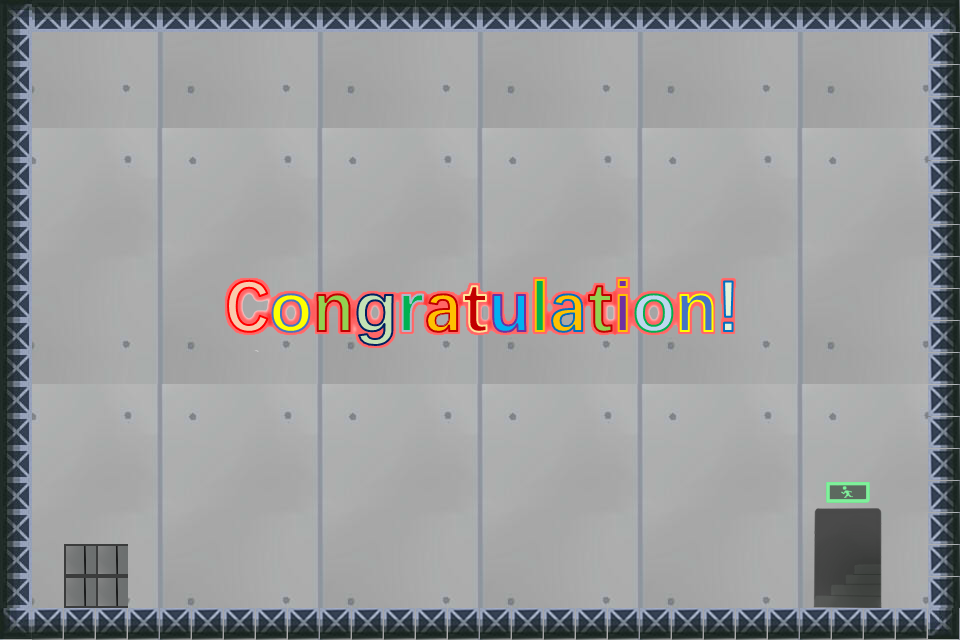

Tiled map render using the project's own tile images. Description and the whole map definition, tile-layer contents included, below:
An orthogonal 30x20 tile map with 32x32 px tiles, 5 tile layers (Background, Congratulation, Platform, Snare, ...), 2 tilesets.

<map version="1.0" tiledversion="1.1.4" orientation="orthogonal" renderorder="right-down" width="30" height="20" tilewidth="32" tileheight="32" infinite="0" nextobjectid="1">
 <tileset firstgid="1" source="地图素材.tsx" />
 <tileset firstgid="226" source="Congratulation.tsx" />
 <layer name="Background" width="30" height="20">
  <data encoding="csv">
65,66,67,68,69,65,66,67,68,69,65,66,67,68,69,65,66,67,68,69,65,66,67,68,69,65,66,67,68,69,
80,81,82,83,84,80,81,82,83,84,80,81,82,83,84,80,81,82,83,84,80,81,82,83,84,80,81,82,83,84,
95,96,97,98,99,95,96,97,98,99,95,96,97,98,99,95,96,97,98,99,95,96,97,98,99,95,96,97,98,99,
110,111,112,113,114,110,111,112,113,114,110,111,112,113,114,110,111,112,113,114,110,111,112,113,114,110,111,112,113,114,
5,6,7,8,9,5,6,7,8,9,5,6,7,8,9,5,6,7,8,9,5,6,7,8,9,5,6,7,8,9,
20,21,22,23,24,20,21,22,23,24,20,21,22,23,24,20,21,22,23,24,20,21,22,23,24,20,21,22,23,24,
35,36,37,38,39,35,36,37,38,39,35,36,37,38,39,35,36,37,38,39,35,36,37,38,39,35,36,37,38,39,
50,51,52,53,54,50,51,52,53,54,50,51,52,53,54,50,51,52,53,54,50,51,52,53,54,50,51,52,53,54,
65,66,67,68,69,65,66,67,68,69,65,66,67,68,69,65,66,67,68,69,65,66,67,68,69,65,66,67,68,69,
80,81,82,83,84,80,81,82,83,84,80,81,82,83,84,80,81,82,83,84,80,81,82,83,84,80,81,82,83,84,
95,96,97,98,99,95,96,97,98,99,95,96,97,98,99,95,96,97,98,99,95,96,97,98,99,95,96,97,98,99,
110,111,112,113,114,110,111,112,113,114,110,111,112,113,114,110,111,112,113,114,110,111,112,113,114,110,111,112,113,114,
5,6,7,8,9,5,6,7,8,9,5,6,7,8,9,5,6,7,8,9,5,6,7,8,9,5,6,7,8,9,
20,21,22,23,24,20,21,22,23,24,20,21,22,23,24,20,21,22,23,24,20,21,22,23,24,20,21,22,23,24,
35,36,37,38,39,35,36,37,38,39,35,36,37,38,39,35,36,37,38,39,35,36,37,38,39,35,36,37,38,39,
50,51,52,53,54,50,51,52,53,54,50,51,52,53,54,50,51,52,53,54,50,51,52,53,54,50,51,52,53,54,
65,66,67,68,69,65,66,67,68,69,65,66,67,68,69,65,66,67,68,69,65,66,67,68,69,65,66,67,68,69,
80,81,82,83,84,80,81,82,83,84,80,81,82,83,84,80,81,82,83,84,80,81,82,83,84,80,81,82,83,84,
95,96,97,98,99,95,96,97,98,99,95,96,97,98,99,95,96,97,98,99,95,96,97,98,99,95,96,97,98,99,
110,111,112,113,114,110,111,112,113,114,110,111,112,113,114,110,111,112,113,114,110,111,112,113,114,110,111,112,113,114
</data>
 </layer>
 <layer name="Congratulation" width="30" height="20">
  <data encoding="csv">
0,0,0,0,0,0,0,0,0,0,0,0,0,0,0,0,0,0,0,0,0,0,0,0,0,0,0,0,0,0,
0,0,0,0,0,0,0,0,0,0,0,0,0,0,0,0,0,0,0,0,0,0,0,0,0,0,0,0,0,0,
0,0,0,0,0,0,0,0,0,0,0,0,0,0,0,0,0,0,0,0,0,0,0,0,0,0,0,0,0,0,
0,0,0,0,0,0,0,0,0,0,0,0,0,0,0,0,0,0,0,0,0,0,0,0,0,0,0,0,0,0,
0,0,0,0,0,0,0,0,0,0,0,0,0,0,0,0,0,0,0,0,0,0,0,0,0,0,0,0,0,0,
0,0,0,0,0,0,0,0,0,0,0,0,0,0,0,0,0,0,0,0,0,0,0,0,0,0,0,0,0,0,
0,0,0,0,0,0,0,0,0,0,0,0,0,0,0,0,0,0,0,0,0,0,0,0,0,0,0,0,0,0,
0,0,0,0,0,0,0,0,0,0,0,0,0,0,0,0,0,0,0,0,0,0,0,0,0,0,0,0,0,0,
0,0,0,0,0,0,0,227,228,229,230,231,232,233,234,235,236,237,238,239,240,241,242,0,0,0,0,0,0,0,
0,0,0,0,0,0,0,245,246,247,248,249,250,251,252,253,254,255,256,257,258,259,260,0,0,0,0,0,0,0,
0,0,0,0,0,0,0,263,264,265,266,267,268,269,270,271,272,273,274,275,276,277,278,0,0,0,0,0,0,0,
0,0,0,0,0,0,0,0,0,0,0,0,0,0,0,0,0,0,0,0,0,0,0,0,0,0,0,0,0,0,
0,0,0,0,0,0,0,0,0,0,0,0,0,0,0,0,0,0,0,0,0,0,0,0,0,0,0,0,0,0,
0,0,0,0,0,0,0,0,0,0,0,0,0,0,0,0,0,0,0,0,0,0,0,0,0,0,0,0,0,0,
0,0,0,0,0,0,0,0,0,0,0,0,0,0,0,0,0,0,0,0,0,0,0,0,0,0,0,0,0,0,
0,0,0,0,0,0,0,0,0,0,0,0,0,0,0,0,0,0,0,0,0,0,0,0,0,0,0,0,0,0,
0,0,0,0,0,0,0,0,0,0,0,0,0,0,0,0,0,0,0,0,0,0,0,0,0,0,0,0,0,0,
0,0,0,0,0,0,0,0,0,0,0,0,0,0,0,0,0,0,0,0,0,0,0,0,0,0,0,0,0,0,
0,0,0,0,0,0,0,0,0,0,0,0,0,0,0,0,0,0,0,0,0,0,0,0,0,0,0,0,0,0,
0,0,0,0,0,0,0,0,0,0,0,0,0,0,0,0,0,0,0,0,0,0,0,0,0,0,0,0,0,0
</data>
 </layer>
 <layer name="Platform" width="30" height="20">
  <data encoding="csv">
201,168,168,168,168,168,168,168,168,168,168,168,168,168,168,168,168,168,168,168,168,168,168,168,168,168,168,168,168,203,
166,0,0,0,0,0,0,0,0,0,0,0,0,0,0,0,0,0,0,0,0,0,0,0,0,0,0,0,0,170,
166,0,0,0,0,0,0,0,0,0,0,0,0,0,0,0,0,0,0,0,0,0,0,0,0,0,0,0,0,170,
166,0,0,0,0,0,0,0,0,0,0,0,0,0,0,0,0,0,0,0,0,0,0,0,0,0,0,0,0,170,
166,0,0,0,0,0,0,0,0,0,0,0,0,0,0,0,0,0,0,0,0,0,0,0,0,0,0,0,0,170,
166,0,0,0,0,0,0,0,0,0,0,0,0,0,0,0,0,0,0,0,0,0,0,0,0,0,0,0,0,170,
166,0,0,0,0,0,0,0,0,0,0,0,0,0,0,0,0,0,0,0,0,0,0,0,0,0,0,0,0,170,
166,0,0,0,0,0,0,0,0,0,0,0,0,0,0,0,0,0,0,0,0,0,0,0,0,0,0,0,0,170,
166,0,0,0,0,0,0,0,0,0,0,0,0,0,0,0,0,0,0,0,0,0,0,0,0,0,0,0,0,170,
166,0,0,0,0,0,0,0,0,0,0,0,0,0,0,0,0,0,0,0,0,0,0,0,0,0,0,0,0,170,
166,0,0,0,0,0,0,0,0,0,0,0,0,0,0,0,0,0,0,0,0,0,0,0,0,0,0,0,0,170,
166,0,0,0,0,0,0,0,0,0,0,0,0,0,0,0,0,0,0,0,0,0,0,0,0,0,0,0,0,170,
166,0,0,0,0,0,0,0,0,0,0,0,0,0,0,0,0,0,0,0,0,0,0,0,0,0,0,0,0,170,
166,0,0,0,0,0,0,0,0,0,0,0,0,0,0,0,0,0,0,0,0,0,0,0,0,0,0,0,0,170,
166,0,0,0,0,0,0,0,0,0,0,0,0,0,0,0,0,0,0,0,0,0,0,0,0,0,0,0,0,170,
166,0,0,0,0,0,0,0,0,0,0,0,0,0,0,0,0,0,0,0,0,0,0,0,0,0,0,0,0,170,
166,0,0,0,0,0,0,0,0,0,0,0,0,0,0,0,0,0,0,0,0,0,0,0,0,0,0,0,0,170,
166,0,0,0,0,0,0,0,0,0,0,0,0,0,0,0,0,0,0,0,0,0,0,0,0,0,0,0,0,170,
166,0,0,0,0,0,0,0,0,0,0,0,0,0,0,0,0,0,0,0,0,0,0,0,0,0,0,0,0,170,
207,172,172,172,172,172,172,172,172,172,172,172,172,172,172,172,172,172,172,172,172,172,172,172,172,172,172,172,172,205
</data>
 </layer>
 <layer name="Snare" width="30" height="20">
  <data encoding="csv">
0,0,0,0,0,0,0,0,0,0,0,0,0,0,0,0,0,0,0,0,0,0,0,0,0,0,0,0,0,0,
0,0,0,0,0,0,0,0,0,0,0,0,0,0,0,0,0,0,0,0,0,0,0,0,0,0,0,0,0,0,
0,0,0,0,0,0,0,0,0,0,0,0,0,0,0,0,0,0,0,0,0,0,0,0,0,0,0,0,0,0,
0,0,0,0,0,0,0,0,0,0,0,0,0,0,0,0,0,0,0,0,0,0,0,0,0,0,0,0,0,0,
0,0,0,0,0,0,0,0,0,0,0,0,0,0,0,0,0,0,0,0,0,0,0,0,0,0,0,0,0,0,
0,0,0,0,0,0,0,0,0,0,0,0,0,0,0,0,0,0,0,0,0,0,0,0,0,0,0,0,0,0,
0,0,0,0,0,0,0,0,0,0,0,0,0,0,0,0,0,0,0,0,0,0,0,0,0,0,0,0,0,0,
0,0,0,0,0,0,0,0,0,0,0,0,0,0,0,0,0,0,0,0,0,0,0,0,0,0,0,0,0,0,
0,0,0,0,0,0,0,0,0,0,0,0,0,0,0,0,0,0,0,0,0,0,0,0,0,0,0,0,0,0,
0,0,0,0,0,0,0,0,0,0,0,0,0,0,0,0,0,0,0,0,0,0,0,0,0,0,0,0,0,0,
0,0,0,0,0,0,0,0,0,0,0,0,0,0,0,0,0,0,0,0,0,0,0,0,0,0,0,0,0,0,
0,0,0,0,0,0,0,0,0,0,0,0,0,0,0,0,0,0,0,0,0,0,0,0,0,0,0,0,0,0,
0,0,0,0,0,0,0,0,0,0,0,0,0,0,0,0,0,0,0,0,0,0,0,0,0,0,0,0,0,0,
0,0,0,0,0,0,0,0,0,0,0,0,0,0,0,0,0,0,0,0,0,0,0,0,0,0,0,0,0,0,
0,0,0,0,0,0,0,0,0,0,0,0,0,0,0,0,0,0,0,0,0,0,0,0,0,0,0,0,0,0,
0,0,0,0,0,0,0,0,0,0,0,0,0,0,0,0,0,0,0,0,0,0,0,0,0,1,2,3,0,0,
0,0,0,0,0,0,0,0,0,0,0,0,0,0,0,0,0,0,0,0,0,0,0,0,0,16,17,18,0,0,
0,0,0,0,0,0,0,0,0,0,0,0,0,0,0,0,0,0,0,0,0,0,0,0,0,31,32,33,0,0,
0,0,0,0,0,0,0,0,0,0,0,0,0,0,0,0,0,0,0,0,0,0,0,0,0,46,47,48,0,0,
0,0,0,0,0,0,0,0,0,0,0,0,0,0,0,0,0,0,0,0,0,0,0,0,0,0,0,0,0,0
</data>
 </layer>
 <layer name="Target" width="30" height="20">
  <data encoding="csv">
0,0,0,0,0,0,0,0,0,0,0,0,0,0,0,0,0,0,0,0,0,0,0,0,0,0,0,0,0,0,
0,0,0,0,0,0,0,0,0,0,0,0,0,0,0,0,0,0,0,0,0,0,0,0,0,0,0,0,0,0,
0,0,0,0,0,0,0,0,0,0,0,0,0,0,0,0,0,0,0,0,0,0,0,0,0,0,0,0,0,0,
0,0,0,0,0,0,0,0,0,0,0,0,0,0,0,0,0,0,0,0,0,0,0,0,0,0,0,0,0,0,
0,0,0,0,0,0,0,0,0,0,0,0,0,0,0,0,0,0,0,0,0,0,0,0,0,0,0,0,0,0,
0,0,0,0,0,0,0,0,0,0,0,0,0,0,0,0,0,0,0,0,0,0,0,0,0,0,0,0,0,0,
0,0,0,0,0,0,0,0,0,0,0,0,0,0,0,0,0,0,0,0,0,0,0,0,0,0,0,0,0,0,
0,0,0,0,0,0,0,0,0,0,0,0,0,0,0,0,0,0,0,0,0,0,0,0,0,0,0,0,0,0,
0,0,0,0,0,0,0,0,0,0,0,0,0,0,0,0,0,0,0,0,0,0,0,0,0,0,0,0,0,0,
0,0,0,0,0,0,0,0,0,0,0,0,0,0,0,0,0,0,0,0,0,0,0,0,0,0,0,0,0,0,
0,0,0,0,0,0,0,0,0,0,0,0,0,0,0,0,0,0,0,0,0,0,0,0,0,0,0,0,0,0,
0,0,0,0,0,0,0,0,0,0,0,0,0,0,0,0,0,0,0,0,0,0,0,0,0,0,0,0,0,0,
0,0,0,0,0,0,0,0,0,0,0,0,0,0,0,0,0,0,0,0,0,0,0,0,0,0,0,0,0,0,
0,0,0,0,0,0,0,0,0,0,0,0,0,0,0,0,0,0,0,0,0,0,0,0,0,0,0,0,0,0,
0,0,0,0,0,0,0,0,0,0,0,0,0,0,0,0,0,0,0,0,0,0,0,0,0,0,0,0,0,0,
0,0,0,0,0,0,0,0,0,0,0,0,0,0,0,0,0,0,0,0,0,0,0,0,0,0,0,0,0,0,
0,0,0,0,0,0,0,0,0,0,0,0,0,0,0,0,0,0,0,0,0,0,0,0,0,0,0,0,0,0,
0,0,106,106,0,0,0,0,0,0,0,0,0,0,0,0,0,0,0,0,0,0,0,0,0,0,0,0,0,0,
0,0,106,106,0,0,0,0,0,0,0,0,0,0,0,0,0,0,0,0,0,0,0,0,0,0,0,0,0,0,
0,0,0,0,0,0,0,0,0,0,0,0,0,0,0,0,0,0,0,0,0,0,0,0,0,0,0,0,0,0
</data>
 </layer>
</map>
